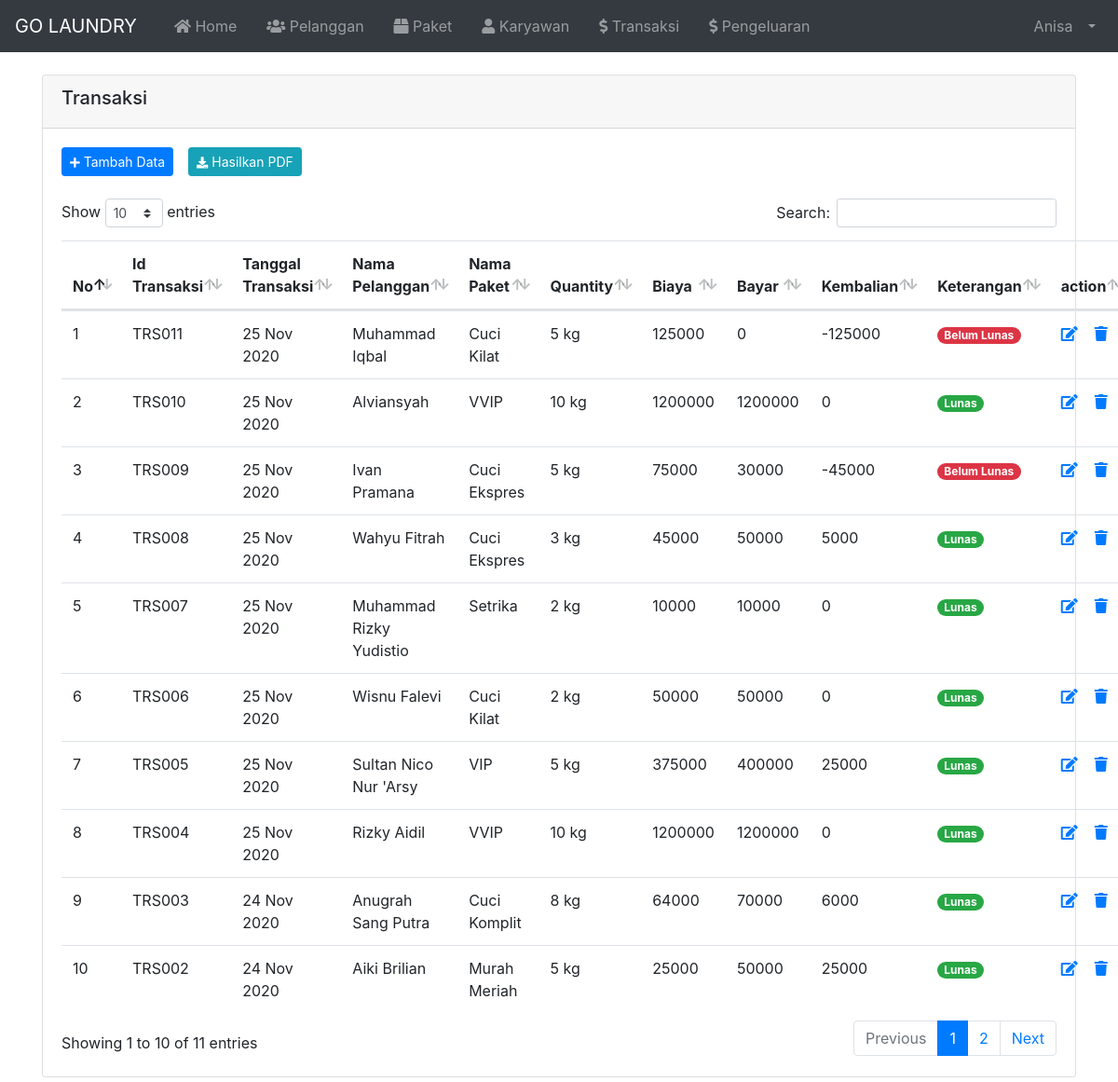
Page /index.php?page=Transaksi (signed in) on the committed database.
### tables this page shows
CREATE TABLE `tbl_karyawan` (
  `id` int(11) NOT NULL,
  `nama` varchar(100) NOT NULL,
  `username` varchar(30) NOT NULL,
  `password` varchar(255) NOT NULL,
  `email` varchar(255) NOT NULL,
  `no_hp` varchar(20) NOT NULL,
  `alamat` varchar(100) NOT NULL,
  `catatan` varchar(255) NOT NULL,
  `image` varchar(255) NOT NULL,
  `role` varchar(20) NOT NULL
);

CREATE TABLE `tbl_transaksi` (
  `id` varchar(10) NOT NULL,
  `tanggal` varchar(20) NOT NULL,
  `id_pelanggan` varchar(10) NOT NULL,
  `kd_paket` varchar(10) NOT NULL,
  `qty` int(11) NOT NULL,
  `biaya` int(11) NOT NULL,
  `bayar` int(11) NOT NULL,
  `kembalian` int(11) NOT NULL
);

CREATE TABLE `tbl_pelanggan` (
  `id` varchar(10) NOT NULL,
  `nama` varchar(100) NOT NULL,
  `alamat` varchar(255) NOT NULL,
  `no_hp` varchar(20) NOT NULL
);

CREATE TABLE `tbl_paket` (
  `id` varchar(10) NOT NULL,
  `paket` varchar(100) NOT NULL,
  `harga_kilo` int(11) NOT NULL,
  `deskripsi` varchar(255) NOT NULL
);

### index.php (called while the page is built, shortened)
<?php
  require 'load/config.php';
  require 'load/function.php';
?>
<?php require_once 'header.php'; ?>
<?php require 'content.php'; ?>
<?php require_once 'footer.php'; ?>

### load/function.php (called while the page is built, shortened)
<?php
  require 'config.php';
  function viewDatas( $query ) {
    global $koneksi;
    $result = mysqli_query($koneksi, $query);
    $rows = [];
      while ($row = mysqli_fetch_assoc($result)) {
        $rows[] = $row;
      }
    return $rows;
  }
?>

### page/transaksi/transaksi.php (the view, shortened to what this page needs)
<?php
  $query = "SELECT tbl_transaksi.id, tbl_transaksi.tanggal ,tbl_pelanggan.nama, tbl_paket.paket, tbl_transaksi.qty, tbl_transaksi.biaya, tbl_transaksi.bayar, tbl_transaksi.kembalian
            FROM tbl_transaksi
            INNER JOIN tbl_pelanggan
            ON tbl_transaksi.id_pelanggan = tbl_pelanggan.id
            INNER JOIN tbl_paket
            ON tbl_transaksi.kd_paket = tbl_paket.id
            ORDER BY tbl_transaksi.id DESC"
?>
<div class="container">
  <div class="card mt-4 mb-4">
    <div class="card-header">
      <h5>Transaksi</h5>
    </div>
    <div class="card-body">
      <div class="d-flex justify-content-start mb-4">
        <a href="?page=TambahTransaksi" type="button" class="btn btn-sm btn-primary mr-3"><i class="fas fa-plus fa-sm text-white"></i> Tambah Data</a>
        <a href="page/transaksi/laporantransaksi.php" target="_blank" type="button" class="btn btn-sm btn-info mr-3"><i class="fas fa-download fa-sm text-white"></i> Hasilkan PDF</a>
      </div>
      <table id="dataTables" class="table table-hover">
        <thead>
          <tr>
            <th>No</th>
            <th>Id Transaksi</th>
            <th>Tanggal Transaksi</th>
            <th>Nama Pelanggan</th>
            <th>Nama Paket</th>
            <th>Quantity</th>
            <th>Biaya</th>
            <th>Bayar</th>
            <th>Kembalian</th>
            <th>Keterangan</th>
            <th>action</th>
          </tr>
        </thead>
        <tbody>
          <?php $no = 1; ?>
          <?php $transaksi = viewDatas($query); ?>
          <?php foreach($transaksi as $data) : ?>
          <tr>
            <td><?= $no++;?></td>
            <td><?= $data['id']; ?></td>
            <td><?= $data['tanggal']; ?></td>
            <td><?= $data['nama']; ?></td>
            <td><?= $data['paket']; ?></td>
            <td><?= $data['qty']; ?> kg</td>
            <td><?= $data['biaya']; ?></td>
            <td><?= $data['bayar']; ?></td>
            <td><?= $data['kembalian']; ?></td>
            <td>
						<?php
							if ( $data['kembalian'] < 0 ) {
								echo "<span class='badge badge-pill badge-danger'>Belum Lunas</span>";
							} else {
								echo "<span class='badge badge-pill badge-success'>Lunas</span>";
							}
						?>
						</td>
            <td>
              <a href="?page=EditTransaksi&id=<?php echo $data['id']; ?>">
                <span class="fas fa-edit"></span>
              </a>
              <a href="?page=HapusTransaksi&id=<?php echo $data['id']; ?>"
                onclick="return confirm('Yakin ingin hapus <?= $data['id']; ?>');">
                <span class="fas fa-trash"></span>
            </td>
          </tr>
          <?php endforeach; ?>
        </tbody>
      </table>
    </div>
  </div>
</div>

### header.php (shortened to what this page needs)
<?php
$id = $_SESSION['id'];
$result = mysqli_query($koneksi, "SELECT * FROM tbl_karyawan WHERE id = '$id'");
$user = mysqli_fetch_assoc($result);
?>
<!DOCTYPE html>
<html lang="en">
<head>
	<link rel="stylesheet" href="asset/vendor/bootstrap-4.5.3/css/bootstrap.min.css">
	<link rel="stylesheet" href="asset/vendor/fontawesome/css/all.min.css">
	<link rel="stylesheet" href="asset/vendor/datatables-b4/datatables.min.css">
</head>
<body>
	<nav class="navbar navbar-expand-lg navbar-dark bg-dark">
		<a class="navbar-brand" href="index.php">
			GO LAUNDRY
		</a>
		<div class="collapse navbar-collapse" id="navbarSupportedContent">
			<ul class="navbar-nav mr-auto">
				<li class="nav-item ml-3">
					<a class="nav-link" href="index.php"><i class="fas fa-home"></i> Home</a>
				</li>
				<li class="nav-item ml-3">
					<a class="nav-link" href="?page=Pelanggan"><i class="fas fa-users"></i> Pelanggan</a>
				</li>
				<li class="nav-item ml-3">
					<a class="nav-link" href="?page=Paket"><i class="fas fa-box"></i> Paket</a>
				</li>
				<?php if ($user['role'] == 'Admin'): ?>
					<li class="nav-item ml-3">
						<a class="nav-link" href="?page=Karyawan"><i class="fas fa-user"></i> Karyawan</a>
					</li>
				<?php endif; ?>
				<li class="nav-item ml-3">
					<a class="nav-link " href="?page=Transaksi"><i class="fas fa-dollar-sign"></i> Transaksi</a>
				</li>
				<li class="nav-item ml-3">
					<a class="nav-link " href="?page=Pengeluaran"><i class="fas fa-dollar-sign"></i> Pengeluaran</a>
				</li>
			</ul>
			<ul class="navbar-nav ml-auto">
				<li class="nav-item dropdown">
					<a class="nav-link dropdown-toggle" href="#" id="userDropdown" role="button" data-toggle="dropdown"
						aria-haspopup="true" aria-expanded="false">
						<span class="mr-2 d-none d-lg-inline">
							<?= $user['nama']; ?>
						</span>
					</a>
				</li>
			</ul>
		</div>
	</nav>
</body>

### rows in the picture
tbl_karyawan: nama "Anisa"
tbl_transaksi: id "TRS011", tanggal "25 Nov 2020", id_pelanggan.nama "Muhammad Iqbal", kd_paket.paket "Cuci Kilat", qty "5", biaya "125000", bayar "0", kembalian "-125000", shows "Belum Lunas"
tbl_transaksi: id "TRS010", tanggal "25 Nov 2020", id_pelanggan.nama "Alviansyah", kd_paket.paket "VVIP", qty "10", biaya "1200000", bayar "1200000", kembalian "0", shows "Lunas"
tbl_transaksi: id "TRS009", tanggal "25 Nov 2020", id_pelanggan.nama "Ivan Pramana", kd_paket.paket "Cuci Ekspres", qty "5", biaya "75000", bayar "30000", kembalian "-45000", shows "Belum Lunas"
tbl_transaksi: id "TRS008", tanggal "25 Nov 2020", id_pelanggan.nama "Wahyu Fitrah", kd_paket.paket "Cuci Ekspres", qty "3", biaya "45000", bayar "50000", kembalian "5000", shows "Lunas"
tbl_transaksi: id "TRS007", tanggal "25 Nov 2020", id_pelanggan.nama "Muhammad Rizky Yudistio", kd_paket.paket "Setrika", qty "2", biaya "10000", bayar "10000", kembalian "0", shows "Lunas"
tbl_transaksi: id "TRS006", tanggal "25 Nov 2020", id_pelanggan.nama "Wisnu Falevi", kd_paket.paket "Cuci Kilat", qty "2", biaya "50000", bayar "50000", kembalian "0", shows "Lunas"
tbl_transaksi: id "TRS005", tanggal "25 Nov 2020", id_pelanggan.nama "Sultan Nico Nur 'Arsy", kd_paket.paket "VIP", qty "5", biaya "375000", bayar "400000", kembalian "25000", shows "Lunas"
tbl_transaksi: id "TRS004", tanggal "25 Nov 2020", id_pelanggan.nama "Rizky Aidil", kd_paket.paket "VVIP", qty "10", biaya "1200000", bayar "1200000", kembalian "0", shows "Lunas"
tbl_transaksi: id "TRS003", tanggal "24 Nov 2020", id_pelanggan.nama "Anugrah Sang Putra", kd_paket.paket "Cuci Komplit", qty "8", biaya "64000", bayar "70000", kembalian "6000", shows "Lunas"
tbl_transaksi: id "TRS002", tanggal "24 Nov 2020", id_pelanggan.nama "Aiki Brilian", kd_paket.paket "Murah Meriah", qty "5", biaya "25000", bayar "50000", kembalian "25000", shows "Lunas"
